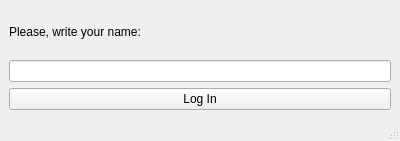
<?xml version="1.0" encoding="UTF-8"?>
<ui version="4.0">
 <class>Login</class>
 <widget class="QMainWindow" name="Login">
  <property name="geometry">
   <rect>
    <x>0</x>
    <y>0</y>
    <width>400</width>
    <height>141</height>
   </rect>
  </property>
  <property name="windowTitle">
   <string>LogIn</string>
  </property>
  <widget class="QWidget" name="centralwidget">
   <layout class="QVBoxLayout" name="verticalLayout">
    <item>
     <widget class="QLabel" name="label">
      <property name="text">
       <string>Please, write your name:</string>
      </property>
     </widget>
    </item>
    <item>
     <widget class="QLineEdit" name="NameEdit"/>
    </item>
    <item>
     <widget class="QPushButton" name="LogInButton">
      <property name="focusPolicy">
       <enum>Qt::TabFocus</enum>
      </property>
      <property name="text">
       <string>Log In</string>
      </property>
     </widget>
    </item>
   </layout>
  </widget>
  <widget class="QMenuBar" name="menubar">
   <property name="geometry">
    <rect>
     <x>0</x>
     <y>0</y>
     <width>400</width>
     <height>22</height>
    </rect>
   </property>
  </widget>
  <widget class="QStatusBar" name="statusbar"/>
 </widget>
 <resources/>
 <connections/>
</ui>
